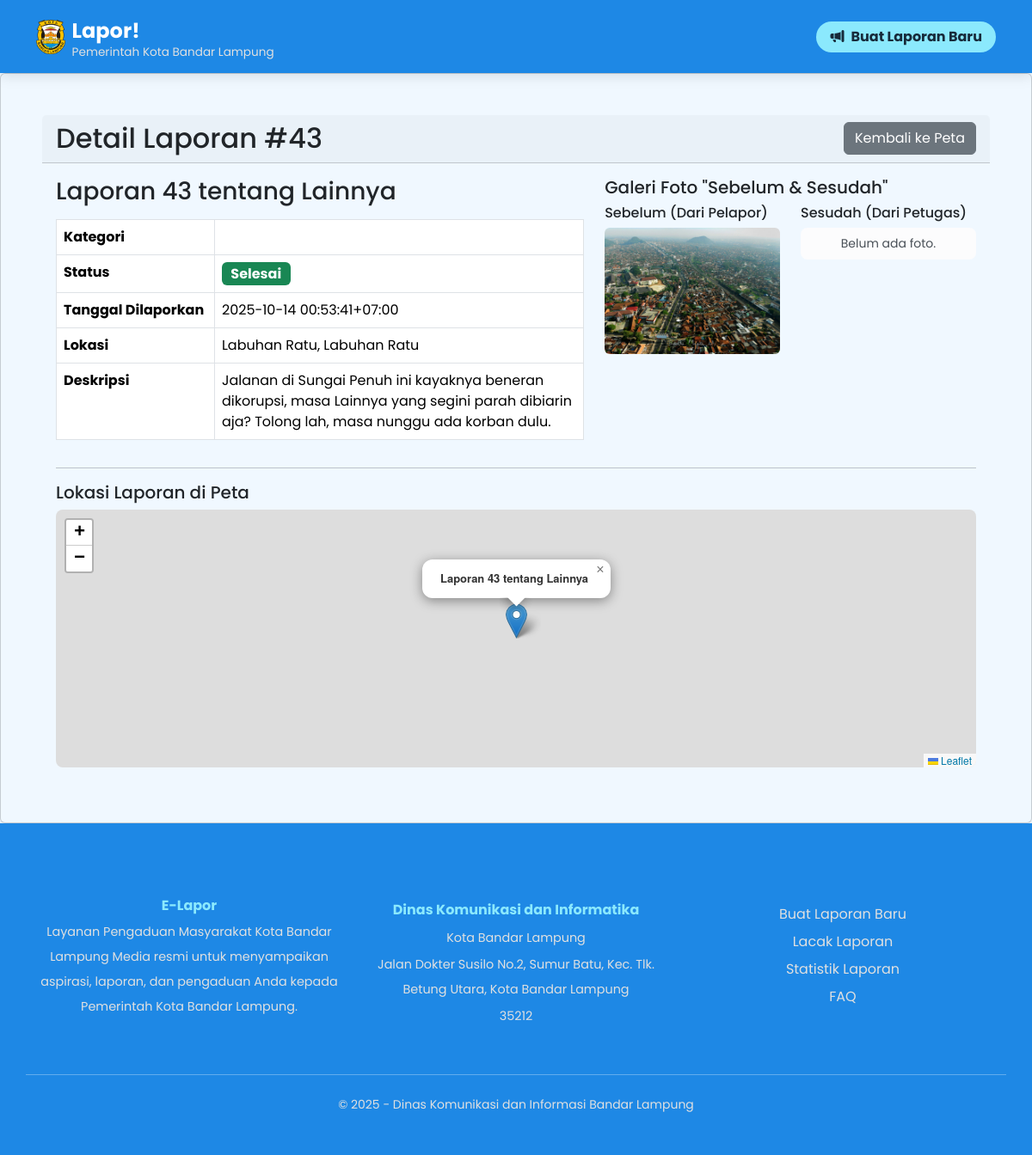
/laporan/43, run on the app's committed database.
### tables this page shows
CREATE TABLE laporan (
    id INTEGER PRIMARY KEY AUTOINCREMENT,
    nomor_laporan TEXT NOT NULL UNIQUE,
    nama_pelapor TEXT NOT NULL,
    no_whatsapp TEXT,
    judul TEXT NOT NULL,
    deskripsi TEXT NOT NULL,
    -- PERUBAHAN UTAMA: Menggunakan Foreign Key ke tabel kategori
    kategori_id INTEGER NOT NULL,
    kecamatan TEXT,
    kelurahan TEXT,
    foto TEXT,
    foto_selesai TEXT,
    dinas_penugas TEXT,
    pengumuman_publik TEXT,
    latitude REAL NOT NULL,
    longitude REAL NOT NULL,
    status TEXT NOT NULL DEFAULT 'Diterima',
    support_count INTEGER DEFAULT 0,
    timestamp DATETIME DEFAULT CURRENT_TIMESTAMP,
    -- Mendefinisikan hubungan antar tabel
    FOREIGN KEY (kategori_id) REFERENCES kategori (id)
);

### app.py (the view)
@app.route('/laporan/<int:laporan_id>')
def detail_laporan(laporan_id):
    conn = get_db_connection()
    query = """
        SELECT l.*, k.nama_kategori
        FROM laporan l JOIN kategori k ON l.kategori_id = k.id
        WHERE l.id = ?
    """
    laporan = conn.execute(query, (laporan_id,)).fetchone()
    conn.close()
    if laporan is None:
        return "Laporan tidak ditemukan", 404
    return render_template('detail_laporan.html', laporan=laporan)

### app.py (called while the page is built)
def get_db_connection():
    conn = sqlite3.connect(DATABASE, detect_types=sqlite3.PARSE_DECLTYPES | sqlite3.PARSE_COLNAMES)
    conn.row_factory = sqlite3.Row
    return conn

### templates/detail_laporan.html (shortened to what this page needs)
{% extends "layout.html" %}
{% block content %}
<div class="card p-5 detail-laporan">
    <div class="card-header d-flex justify-content-between align-items-center">
        <h2 class="mb-0">Detail Laporan #{{ laporan.id }}</h2>
        <a href="{{ url_for('index') }}" class="btn btn-secondary">Kembali ke Peta</a>
    </div>
    <div class="card-body">
        <div class="row">
            <div class="col-md-7">
                <h3>{{ laporan.judul }}</h3>
                <table class="table table-bordered mt-3">
                    <tbody>
                        <tr>
                            <th style="width: 30%;">Kategori</th>
                            <td>{{ laporan.kategori }}</td>
                        </tr>
                        <tr>
                            <th>Status</th>
                            <td>
                                <span class="badge fs-6
                                {% if laporan.status == 'Diterima' %} bg-warning
                                {% elif laporan.status == 'Diproses' %} bg-info
                                {% else %} bg-success {% endif %}
                                ">{{ laporan.status }}</span>
                            </td>
                        </tr>
                        <tr>
                            <th>Tanggal Dilaporkan</th>
                            <td>{{ laporan.timestamp }}</td>
                        </tr>
                        <tr>
                            <th>Lokasi</th>
                            <td>{{ laporan.kelurahan }}, {{ laporan.kecamatan }}</td>
                        </tr>
                        <tr>
                            <th>Deskripsi</th>
                            <td>{{ laporan.deskripsi }}</td>
                        </tr>
                    </tbody>
                </table>
            </div>
            <div class="col-md-5">
                <h5>Galeri Foto "Sebelum & Sesudah"</h5>
                <div class="row">
                    <div class="col-6">
                        <h6>Sebelum (Dari Pelapor)</h6>
                        {% if laporan.foto %}
                            <img src="{{ url_for('static', filename='uploads/' + laporan.foto) }}" class="img-fluid rounded" alt="Foto Laporan">
                        {% else %}
                            <div class="alert alert-light text-center small p-2">Tidak ada foto.</div>
                        {% endif %}
                    </div>
                    <div class="col-6">
                        <h6>Sesudah (Dari Petugas)</h6>
                        {% if laporan.foto_selesai %}
                            <img src="{{ url_for('static', filename='uploads/' + laporan.foto_selesai) }}" class="img-fluid rounded" alt="Foto Selesai">
                        {% else %}
                            <div class="alert alert-light text-center small p-2">Belum ada foto.</div>
                        {% endif %}
                    </div>
                </div>
            </div>
        </div>
        <hr>
        <h5>Lokasi Laporan di Peta</h5>
        <div id="detail-map" style="height: 300px; border-radius: 8px;"></div>
    </div>
</div>
{% endblock %}

### templates/detail_laporan.html (style rules this page uses)
.detail-laporan { background-color: #f0f8ff; }

### data on the page
laporan: id "43", judul "Laporan 43 tentang Lainnya", status "Selesai", timestamp "2025-10-14 00:53:41+07:00", kelurahan "Labuhan Ratu", kecamatan "Labuhan Ratu", deskripsi "Jalanan di Sungai Penuh ini kayaknya beneran dikorupsi, masa Lainnya yang segini parah dibiarin aja? Tolong lah, masa nunggu ada korban dulu.", foto (picture)
